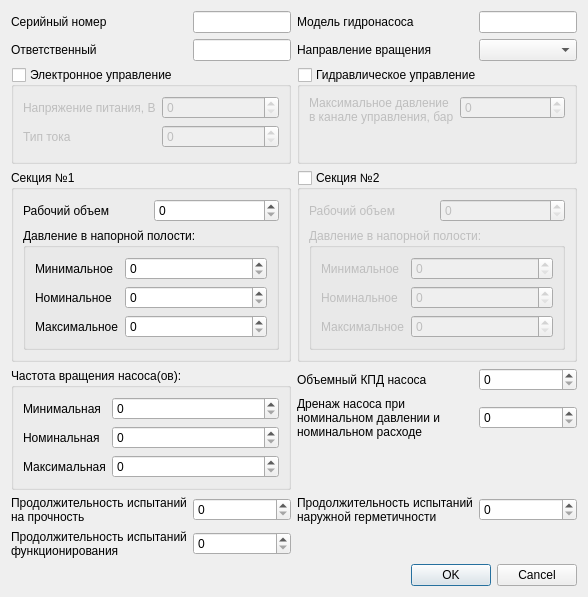
<?xml version="1.0" encoding="UTF-8"?>
<ui version="4.0">
 <class>Pump_title_info</class>
 <widget class="QWidget" name="Pump_title_info">
  <property name="geometry">
   <rect>
    <x>0</x>
    <y>0</y>
    <width>588</width>
    <height>597</height>
   </rect>
  </property>
  <property name="windowTitle">
   <string>Form</string>
  </property>
  <layout class="QVBoxLayout" name="verticalLayout">
   <item>
    <layout class="QGridLayout" name="gridLayout">
     <item row="0" column="3">
      <widget class="QLabel" name="label_2">
       <property name="text">
        <string>Модель гидронасоса</string>
       </property>
      </widget>
     </item>
     <item row="0" column="2">
      <widget class="QLineEdit" name="lineEdit"/>
     </item>
     <item row="5" column="1" colspan="2">
      <widget class="QGroupBox" name="groupBox_6">
       <property name="title">
        <string>Секция №1</string>
       </property>
       <layout class="QGridLayout" name="gridLayout_2">
        <item row="0" column="0">
         <widget class="QLabel" name="label_11">
          <property name="text">
           <string>Рабочий объем</string>
          </property>
         </widget>
        </item>
        <item row="0" column="1">
         <widget class="QSpinBox" name="spinBox"/>
        </item>
        <item row="1" column="0" colspan="2">
         <widget class="QGroupBox" name="groupBox_3">
          <property name="title">
           <string>Давление в напорной полости:</string>
          </property>
          <layout class="QFormLayout" name="formLayout_3">
           <item row="0" column="0">
            <widget class="QLabel" name="label_21">
             <property name="text">
              <string>Минимальное</string>
             </property>
            </widget>
           </item>
           <item row="1" column="0">
            <widget class="QLabel" name="label_30">
             <property name="text">
              <string>Номинальное</string>
             </property>
            </widget>
           </item>
           <item row="2" column="0">
            <widget class="QLabel" name="label_31">
             <property name="text">
              <string>Максимальное</string>
             </property>
            </widget>
           </item>
           <item row="1" column="1">
            <widget class="QSpinBox" name="spinBox_10"/>
           </item>
           <item row="2" column="1">
            <widget class="QSpinBox" name="spinBox_11"/>
           </item>
           <item row="0" column="1">
            <widget class="QSpinBox" name="spinBox_14"/>
           </item>
          </layout>
         </widget>
        </item>
       </layout>
      </widget>
     </item>
     <item row="2" column="4">
      <widget class="QComboBox" name="comboBox"/>
     </item>
     <item row="4" column="1" colspan="2">
      <widget class="QGroupBox" name="groupBox_4">
       <property name="title">
        <string>Электронное управление</string>
       </property>
       <property name="checkable">
        <bool>true</bool>
       </property>
       <property name="checked">
        <bool>false</bool>
       </property>
       <layout class="QFormLayout" name="formLayout_4">
        <item row="2" column="0">
         <widget class="QLabel" name="label_28">
          <property name="text">
           <string>Тип тока</string>
          </property>
         </widget>
        </item>
        <item row="1" column="0">
         <widget class="QLabel" name="label_27">
          <property name="text">
           <string>Напряжение питания, В</string>
          </property>
         </widget>
        </item>
        <item row="1" column="1">
         <widget class="QSpinBox" name="spinBox_15"/>
        </item>
        <item row="2" column="1">
         <widget class="QSpinBox" name="spinBox_16"/>
        </item>
       </layout>
      </widget>
     </item>
     <item row="5" column="3" colspan="2">
      <widget class="QGroupBox" name="groupBox_7">
       <property name="title">
        <string>Секция №2</string>
       </property>
       <property name="flat">
        <bool>false</bool>
       </property>
       <property name="checkable">
        <bool>true</bool>
       </property>
       <property name="checked">
        <bool>false</bool>
       </property>
       <layout class="QGridLayout" name="gridLayout_3">
        <item row="0" column="0">
         <widget class="QLabel" name="label_13">
          <property name="text">
           <string>Рабочий объем</string>
          </property>
         </widget>
        </item>
        <item row="0" column="1">
         <widget class="QSpinBox" name="spinBox_7"/>
        </item>
        <item row="1" column="0" colspan="2">
         <widget class="QGroupBox" name="groupBox_8">
          <property name="title">
           <string>Давление в напорной полости:</string>
          </property>
          <layout class="QFormLayout" name="formLayout_6">
           <item row="0" column="0">
            <widget class="QLabel" name="label_32">
             <property name="text">
              <string>Минимальное</string>
             </property>
            </widget>
           </item>
           <item row="1" column="0">
            <widget class="QLabel" name="label_33">
             <property name="text">
              <string>Номинальное</string>
             </property>
            </widget>
           </item>
           <item row="2" column="0">
            <widget class="QLabel" name="label_34">
             <property name="text">
              <string>Максимальное</string>
             </property>
            </widget>
           </item>
           <item row="0" column="1">
            <widget class="QSpinBox" name="spinBox_8"/>
           </item>
           <item row="1" column="1">
            <widget class="QSpinBox" name="spinBox_12"/>
           </item>
           <item row="2" column="1">
            <widget class="QSpinBox" name="spinBox_13"/>
           </item>
          </layout>
         </widget>
        </item>
       </layout>
      </widget>
     </item>
     <item row="2" column="1">
      <widget class="QLabel" name="label_3">
       <property name="text">
        <string>Ответственный</string>
       </property>
      </widget>
     </item>
     <item row="11" column="1">
      <widget class="QLabel" name="label_8">
       <property name="text">
        <string>Продолжительность испытаний
функционирования</string>
       </property>
      </widget>
     </item>
     <item row="6" column="1" rowspan="4" colspan="2">
      <widget class="QGroupBox" name="groupBox">
       <property name="title">
        <string>Частота вращения насоса(ов):</string>
       </property>
       <property name="flat">
        <bool>false</bool>
       </property>
       <property name="checkable">
        <bool>false</bool>
       </property>
       <layout class="QFormLayout" name="formLayout">
        <item row="0" column="0">
         <widget class="QLabel" name="label_22">
          <property name="text">
           <string>Минимальная</string>
          </property>
         </widget>
        </item>
        <item row="1" column="0">
         <widget class="QLabel" name="label_23">
          <property name="text">
           <string>Номинальная</string>
          </property>
         </widget>
        </item>
        <item row="2" column="0">
         <widget class="QLabel" name="label_24">
          <property name="text">
           <string>Максимальная</string>
          </property>
         </widget>
        </item>
        <item row="0" column="1">
         <widget class="QSpinBox" name="spinBox_18"/>
        </item>
        <item row="1" column="1">
         <widget class="QSpinBox" name="spinBox_20"/>
        </item>
        <item row="2" column="1">
         <widget class="QSpinBox" name="spinBox_21"/>
        </item>
       </layout>
      </widget>
     </item>
     <item row="2" column="2">
      <widget class="QLineEdit" name="lineEdit_2"/>
     </item>
     <item row="2" column="3">
      <widget class="QLabel" name="label_5">
       <property name="text">
        <string>Направление вращения</string>
       </property>
      </widget>
     </item>
     <item row="4" column="3" colspan="2">
      <widget class="QGroupBox" name="groupBox_5">
       <property name="title">
        <string>Гидравлическое управление</string>
       </property>
       <property name="checkable">
        <bool>true</bool>
       </property>
       <property name="checked">
        <bool>false</bool>
       </property>
       <layout class="QFormLayout" name="formLayout_5">
        <item row="0" column="0">
         <widget class="QLabel" name="label_29">
          <property name="text">
           <string>Максимальное давление
в канале управления, бар</string>
          </property>
         </widget>
        </item>
        <item row="0" column="1">
         <widget class="QSpinBox" name="spinBox_17"/>
        </item>
        <item row="1" column="0">
         <spacer name="verticalSpacer">
          <property name="orientation">
           <enum>Qt::Vertical</enum>
          </property>
          <property name="sizeHint" stdset="0">
           <size>
            <width>20</width>
            <height>40</height>
           </size>
          </property>
         </spacer>
        </item>
       </layout>
      </widget>
     </item>
     <item row="0" column="1">
      <widget class="QLabel" name="label">
       <property name="text">
        <string>Серийный номер</string>
       </property>
      </widget>
     </item>
     <item row="10" column="3">
      <widget class="QLabel" name="label_10">
       <property name="text">
        <string>Продолжительность испытаний
наружной герметичности </string>
       </property>
      </widget>
     </item>
     <item row="10" column="1">
      <widget class="QLabel" name="label_9">
       <property name="text">
        <string>Продолжительность испытаний
на прочность</string>
       </property>
      </widget>
     </item>
     <item row="10" column="2">
      <widget class="QSpinBox" name="spinBox_4"/>
     </item>
     <item row="10" column="4">
      <widget class="QSpinBox" name="spinBox_3"/>
     </item>
     <item row="0" column="4">
      <widget class="QLineEdit" name="lineEdit_3"/>
     </item>
     <item row="11" column="2">
      <widget class="QSpinBox" name="spinBox_2"/>
     </item>
     <item row="6" column="3">
      <widget class="QLabel" name="label_25">
       <property name="text">
        <string>Объемный КПД насоса</string>
       </property>
      </widget>
     </item>
     <item row="6" column="4">
      <widget class="QSpinBox" name="spinBox_5"/>
     </item>
     <item row="7" column="3">
      <widget class="QLabel" name="label_26">
       <property name="text">
        <string>Дренаж насоса при
номинальном давлении и
номинальном расходе</string>
       </property>
      </widget>
     </item>
     <item row="7" column="4">
      <widget class="QSpinBox" name="spinBox_6"/>
     </item>
    </layout>
   </item>
   <item>
    <widget class="QDialogButtonBox" name="buttonBox">
     <property name="standardButtons">
      <set>QDialogButtonBox::Cancel|QDialogButtonBox::Ok</set>
     </property>
    </widget>
   </item>
  </layout>
 </widget>
 <resources/>
 <connections/>
</ui>
